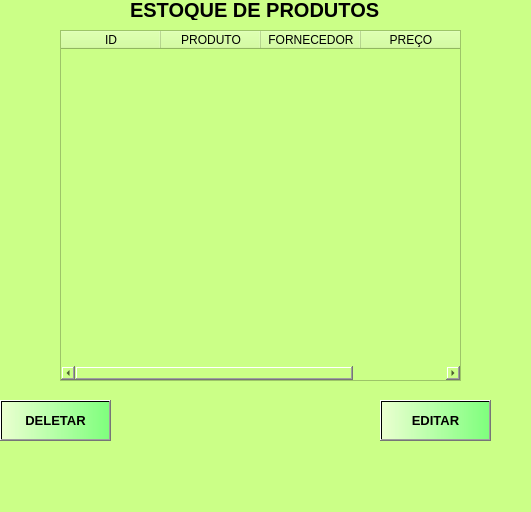
<?xml version="1.0" encoding="UTF-8"?>
<ui version="4.0">
 <class>MainWindow</class>
 <widget class="QMainWindow" name="MainWindow">
  <property name="geometry">
   <rect>
    <x>0</x>
    <y>0</y>
    <width>531</width>
    <height>512</height>
   </rect>
  </property>
  <property name="windowTitle">
   <string>MainWindow</string>
  </property>
  <property name="styleSheet">
   <string notr="true">background-color: rgb(203, 255, 135);</string>
  </property>
  <widget class="QWidget" name="centralwidget">
   <widget class="QLabel" name="label">
    <property name="geometry">
     <rect>
      <x>130</x>
      <y>0</y>
      <width>261</width>
      <height>20</height>
     </rect>
    </property>
    <property name="font">
     <font>
      <pointsize>15</pointsize>
      <weight>75</weight>
      <bold>true</bold>
     </font>
    </property>
    <property name="text">
     <string>ESTOQUE DE PRODUTOS</string>
    </property>
   </widget>
   <widget class="QTableWidget" name="tableWidget">
    <property name="geometry">
     <rect>
      <x>60</x>
      <y>30</y>
      <width>401</width>
      <height>351</height>
     </rect>
    </property>
    <property name="font">
     <font>
      <pointsize>10</pointsize>
      <weight>75</weight>
      <bold>true</bold>
     </font>
    </property>
    <column>
     <property name="text">
      <string>ID</string>
     </property>
    </column>
    <column>
     <property name="text">
      <string>PRODUTO</string>
     </property>
    </column>
    <column>
     <property name="text">
      <string>FORNECEDOR</string>
     </property>
    </column>
    <column>
     <property name="text">
      <string>PREÇO</string>
     </property>
    </column>
   </widget>
   <widget class="QPushButton" name="pushButton_2">
    <property name="geometry">
     <rect>
      <x>380</x>
      <y>400</y>
      <width>111</width>
      <height>41</height>
     </rect>
    </property>
    <property name="font">
     <font>
      <pointsize>10</pointsize>
      <weight>75</weight>
      <bold>true</bold>
     </font>
    </property>
    <property name="styleSheet">
     <string notr="true">background-color: qlineargradient(spread:pad, x1:0, y1:0, x2:1, y2:0, stop:0 rgba(255, 255, 255, 155), stop:1 rgba(127, 255, 125, 255));
</string>
    </property>
    <property name="text">
     <string>EDITAR</string>
    </property>
   </widget>
   <widget class="QPushButton" name="pushButton_3">
    <property name="geometry">
     <rect>
      <x>0</x>
      <y>400</y>
      <width>111</width>
      <height>41</height>
     </rect>
    </property>
    <property name="font">
     <font>
      <pointsize>10</pointsize>
      <weight>75</weight>
      <bold>true</bold>
     </font>
    </property>
    <property name="styleSheet">
     <string notr="true">background-color: qlineargradient(spread:pad, x1:0, y1:0, x2:1, y2:0, stop:0 rgba(255, 255, 255, 155), stop:1 rgba(127, 255, 125, 255));
</string>
    </property>
    <property name="text">
     <string>DELETAR</string>
    </property>
   </widget>
  </widget>
  <widget class="QMenuBar" name="menubar">
   <property name="geometry">
    <rect>
     <x>0</x>
     <y>0</y>
     <width>531</width>
     <height>21</height>
    </rect>
   </property>
  </widget>
  <widget class="QStatusBar" name="statusbar"/>
 </widget>
 <resources/>
 <connections/>
</ui>
